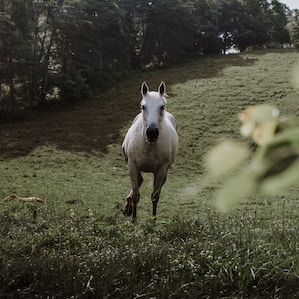
#> input picture images/04 Horse.jpg, 299 x 299 px, found by its file name
$ python 'Edge Detecton.py'   (older library calls are emulated)
#> lines starting #> are read from the running program, lines starting #| are printed output that depends on the picture
#> in canny_edge_detection, `image = cv2.imread(image_path, cv2.IMREAD_GRAYSCALE)`:
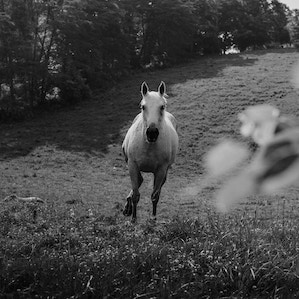
#> image: shape (299, 299); min 0, max 234, mean 70.4
#> in canny_edge_detection, `edges = cv2.Canny(image, 100, 200)`:
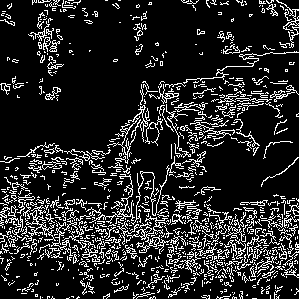
#> edges: shape (299, 299); 15.2% white in thin lines or dots
import cv2
import numpy as np
import matplotlib.pyplot as plt

def sobel_edge_detection(image_path):
    # Load image in grayscale
#> called with image_path = 'images/04 Horse.jpg'
    image = cv2.imread(image_path, cv2.IMREAD_GRAYSCALE)

    if image is None:
        print("Error: Image not found.")
        return

    # Apply Sobel edge detection
    sobel_x = cv2.Sobel(image, cv2.CV_64F, 1, 0, ksize=3)
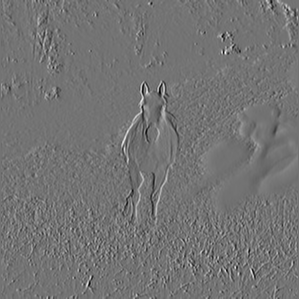
#> sobel_x: shape (299, 299) float64; min -658, max 793, mean 1.5; drawn with min black and max white
    sobel_y = cv2.Sobel(image, cv2.CV_64F, 0, 1, ksize=3)
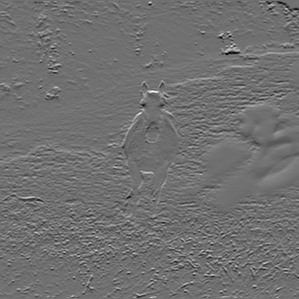
#> sobel_y: shape (299, 299) float64; min -634, max 796, mean -1.3; drawn with min black and max white
    sobel_combined = cv2.magnitude(sobel_x, sobel_y)
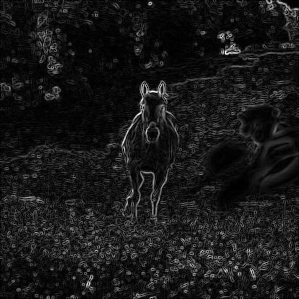
#> sobel_combined: shape (299, 299) float64; min 0, max 797.3, mean 77.9; drawn with min black and max white

    # Display the result
    plt.figure(figsize=(10, 5))
    plt.subplot(1, 3, 1), plt.title('Original'), plt.imshow(image, cmap='gray')
    plt.subplot(1, 3, 2), plt.title('Sobel X'), plt.imshow(np.abs(sobel_x), cmap='gray')
    plt.subplot(1, 3, 3), plt.title('Sobel Y'), plt.imshow(np.abs(sobel_y), cmap='gray')
    plt.show()
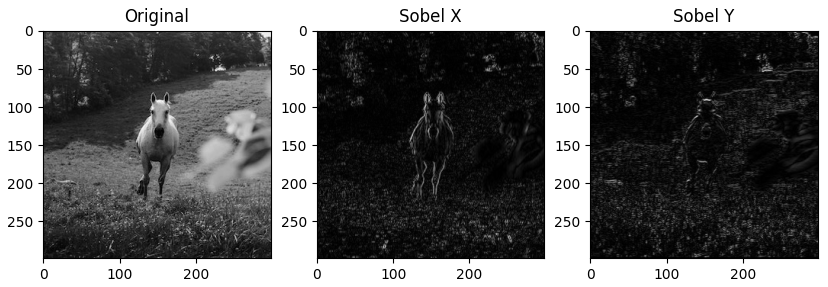
#> figure drawn by matplotlib, 3 panels

def canny_edge_detection(image_path):
    # Load image in grayscale
    image = cv2.imread(image_path, cv2.IMREAD_GRAYSCALE)

    if image is None:
        print("Error: Image not found.")
        return

    # Apply Canny edge detection
    edges = cv2.Canny(image, 100, 200)

    # Display the result
    plt.title('Canny Edge Detection'), plt.imshow(edges, cmap='gray')
    plt.show()

image_path = 'Image Handling/0.jpg'
image_path='images/04 Horse.jpg'

# image_path = input("Enter image path: ")
canny_edge_detection(image_path)


sobel_edge_detection(image_path)
